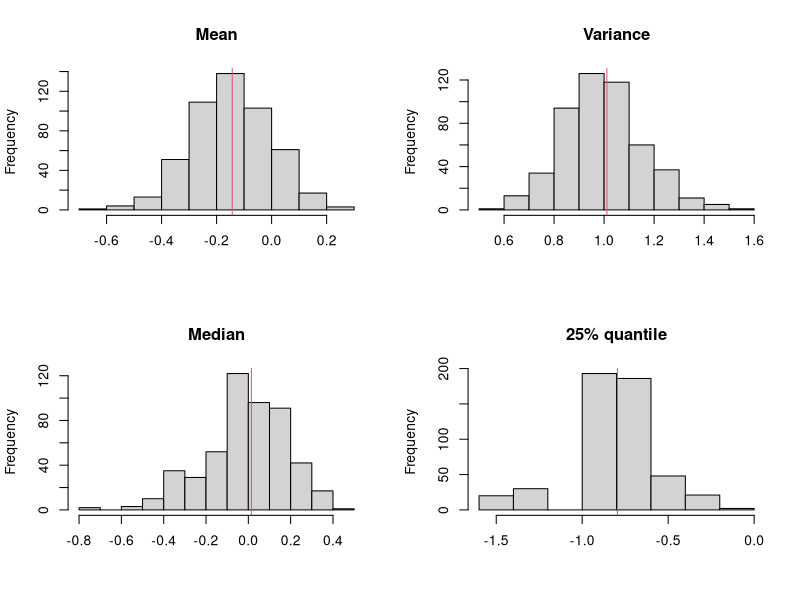

Write the R code that produced this figure.
## ---- chunk 1
x = rnorm(50)
mx=mean(x); vx=var(x);mex=median(x); q25=quantile(x,prob=0.25)
c(mx,mex,vx,q25)
m=length(x); B=500; bmx=bvx=bq25=bmex=rep(0,B)
for(i in 1:B){
si=sample(x,size=m,replace=T)
bmx[i]=mean(si)
bmex[i]=median(si)
bq25[i]=quantile(si,prob=0.25)
bvx[i]=var(si)
}

par(mfrow=c(2,2))
hist(bmx,xlab="",main="Mean"); abline(v=mx,col=2)
hist(bvx,xlab="",main="Variance"); abline(v=vx,col=2)
hist(bmex,xlab="",main="Median"); abline(v=mex,col=2)
hist(bq25,xlab="",main="25% quantile"); abline(v=q25,col=2)

